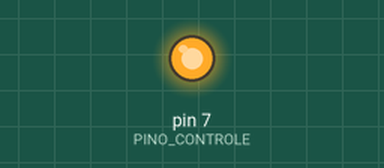
Bench run of a sketch on a simulated Arduino Uno, built with avr-gcc and run on an emulated ATmega328P. Shown: output pins drawn as LEDs (lit = HIGH).

Above: at 1.5 s.
At 4.0 s:
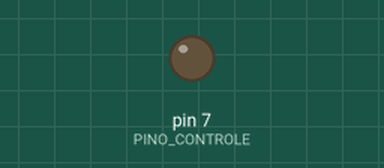
Timing chart, 0 to 6.5 s (numbered marks = the images above):
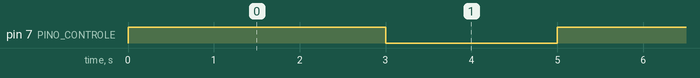

The sketch:

Controle_Motor_DC.ino
```cpp
/*
 * Exemplo: Controle de Motor DC com Transistor NPN (Intermediário)
 * Autor: Deividson Luiz Okopnik
 * Placa: Arduino Uno
 *
 * Descrição:
 * Este código demonstra como usar um Transistor NPN (como o BC548 ou 2N2222) para
 * controlar a ativação de um Motor DC, permitindo que o Arduino controle cargas
 * que exigem mais corrente do que seus pinos podem fornecer.
 *
 * Componentes Necessários:
 * - 1x Arduino Uno
 * - 1x Motor DC (pequeno)
 * - 1x Transistor NPN (ex: BC548, 2N2222)
 * - 1x Diodo de Roda Livre (Flyback Diode, ex: 1N4001)
 * - 1x Resistor (ex: 1k Ohm)
 * - Jumpers
 *
 * Instruções de Ligação (Wiring):
 * 1. Transistor NPN (Emissor, Base, Coletor):
 *    a. Emissor -> Pino GND do Arduino.
 *    b. Base -> Resistor de 1k Ohm -> Pino Digital 7 do Arduino.
 *    c. Coletor -> Um terminal do Motor DC.
 * 2. Motor DC:
 *    a. O outro terminal do Motor DC -> Pino 5V (ou fonte externa) do Arduino.
 * 3. Diodo de Roda Livre (Proteção):
 *    a. O lado com a faixa (Catodo) -> Pino 5V (ou fonte externa).
 *    b. O lado sem a faixa (Ânodo) -> Terminal do Motor DC conectado ao Coletor do Transistor.
 *
 * Observações:
 * O Transistor NPN atua como uma chave. Quando o pino 7 do Arduino está HIGH,
 * uma pequena corrente flui para a Base, ligando o Transistor e permitindo que
 * a corrente maior flua do 5V para o Motor e para o GND (Emissor).
 * O Diodo é crucial para proteger o Transistor contra picos de tensão gerados
 * pela bobina do motor ao ser desligado.
 */

// Definição do pino de controle da Base do Transistor
#define PINO_CONTROLE 7

void setup() {
  // Configura o pino como saída
  pinMode(PINO_CONTROLE, OUTPUT);
}

void loop() {
  // Liga o Motor DC
  digitalWrite(PINO_CONTROLE, HIGH);
  delay(3000); // Motor ligado por 3 segundos

  // Desliga o Motor DC
  digitalWrite(PINO_CONTROLE, LOW);
  delay(2000); // Motor desligado por 2 segundos
}
```

Measured:
- by itself, pin 7 (PINO_CONTROLE): alternates HIGH for 3.0 s and LOW for 2.0 s
